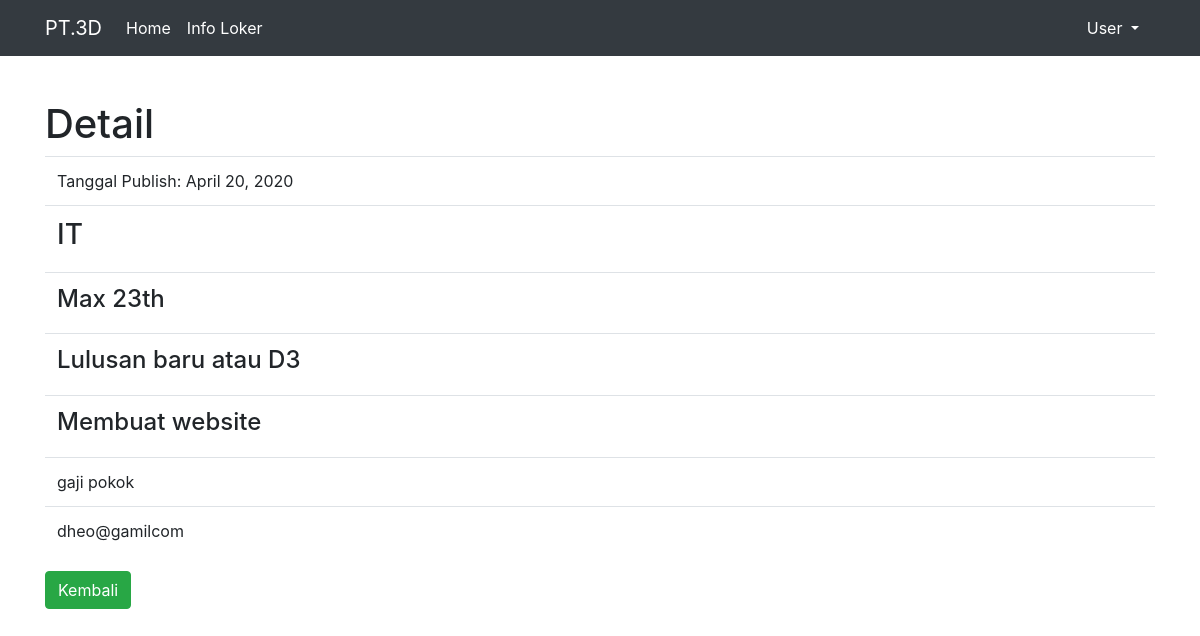
/user/detail_loker/1, run on the app's committed database.
### user/models.py (models this page shows, shortened)
class InfoModel(models.Model): # untuk info loker (admin)
    posisi      = models.CharField(max_length=50)
    syarat1     = models.CharField(max_length=100)
    syarat2     = models.CharField(max_length=100)
    syarat3     = models.CharField(max_length=100)
    syarat4     = models.CharField(max_length=100)
    deskripsi   = models.TextField()
    benefit     = models.TextField()
    kontak      = models.TextField()
    publish     = models.DateTimeField(auto_now_add=True)
    slug        = models.SlugField(blank=True, editable=False)

### user/views.py (the view)
# urls.py: re_path('detail_loker/(?P<pk>\d+)',DetailLoker.as_view(), name='detail_loker'),
class DetailLoker(DetailView): # info loker
    model = InfoModel
    template_name= 'admin/detailloker.html'
    context_object_name = 'detail_loker'

### user/templates/admin/detailloker.html (shortened to what this page needs)
{% extends 'base.html' %}
{% block content %}
    <h1>Detail</h1>
    <table class="table">
        <tr>
            <td>Tanggal Publish: {{detail_loker.publish|date}}</td>
        </tr>
        <tr>
            <td><h3>{{detail_loker.posisi}}</h3></td>
        </tr>
        <tr>
            <td><h4>{{detail_loker.syarat1}}</h4></td>
        </tr>
        <tr>
            <td><h4>{{detail_loker.syarat2}}</h4></td>
        </tr>
        <tr>
            <td><h4>{{detail_loker.deskripsi}}</h4></td>
        </tr>
        <tr>
            <td>{{detail_loker.benefit}}</td>
        </tr>
        <tr>
            <td>{{detail_loker.kontak}}</td>
        </tr>
    </table>
    <a href="{% url 'user:login'%}" class="btn btn-success">Kembali</a>
{% endblock content %}

### data on the page
InfoModel: publish "April 20, 2020", posisi "IT", syarat1 "Max 23th", syarat2 "Lulusan baru atau D3", deskripsi "Membuat website", benefit "gaji pokok", kontak "dheo@gamilcom"
